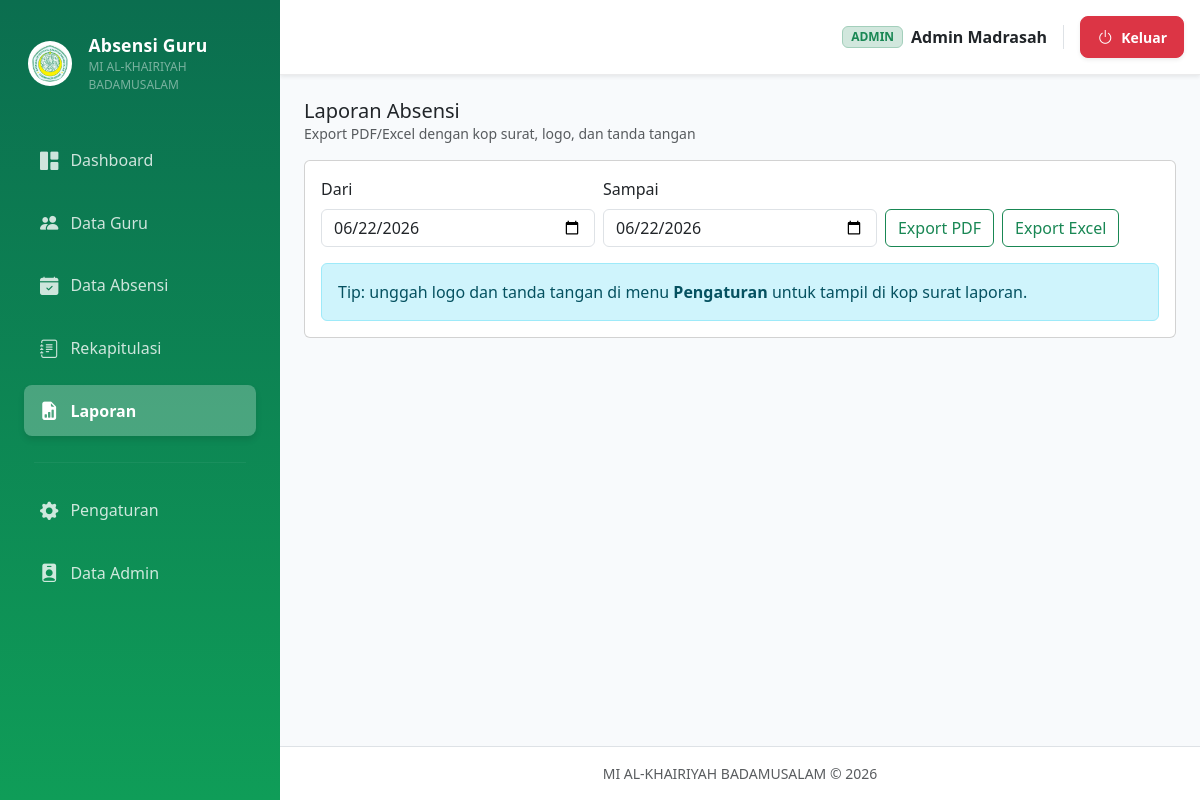
Page /laporan/ (signed in) on the committed database.
### tables this page shows
CREATE TABLE profil_madrasah (
  id INTEGER PRIMARY KEY AUTOINCREMENT,
  nama_madrasah TEXT NOT NULL,
  nsm TEXT,
  npsn TEXT,
  alamat TEXT,
  telepon TEXT,
  email TEXT,
  kepala_madrasah TEXT,
  logo_madrasah TEXT,
  logo_kemenag TEXT,
  ttd_kepala TEXT,
  tahun_ajaran TEXT DEFAULT '2025/2026',
  semester_aktif TEXT DEFAULT 'Genap',
  updated_at TEXT DEFAULT (datetime('now'))
);

CREATE TABLE admins (
  id INTEGER PRIMARY KEY AUTOINCREMENT,
  nama TEXT NOT NULL,
  username TEXT NOT NULL UNIQUE,
  password TEXT NOT NULL,
  created_at TEXT DEFAULT (datetime('now'))
);

### blueprints/laporan/routes.py (the view)
@bp.route("/")
@login_required
@role_required("admin")
def index():
    start, end = _get_range_from_args()
    return render_template("laporan/index.html", start=start, end=end)

### blueprints/laporan/routes.py (called while the page is built)
def _get_range_from_args():
    start = request.args.get("start") or date.today().isoformat()
    end = request.args.get("end") or date.today().isoformat()
    return start, end

### utils/db.py (called while the page is built)
def get_db() -> sqlite3.Connection:
    if "db" not in g:
        conn = sqlite3.connect(current_app.config["DB_PATH"])
        conn.row_factory = sqlite3.Row
        conn.execute("PRAGMA foreign_keys = ON;")
        g.db = conn
    return g.db

def query_one(sql, params=()):
    cur = get_db().execute(sql, params)
    row = cur.fetchone()
    cur.close()
    return row

### utils/user.py (called while the page is built, shortened)
    @staticmethod
    def from_login_id(login_id: str):
        if not login_id or ":" not in login_id:
            return None
        role, raw_id = login_id.split(":", 1)
        try:
            user_id = int(raw_id)
        except Exception:
            return None
        if role == "admin":
            row = query_one(
                "SELECT id, nama, username FROM admins WHERE id = ?",
                (user_id,),
            )
            if not row:
                return None
            return AppUser(
                user_id=row["id"],
                role="admin",
                nama=row["nama"],
                username=row["username"],
            )

### templates/laporan/index.html
{% extends 'partials/base.html' %}
{% set title = 'Laporan' %}
{% block content %}
  <div class="d-flex flex-wrap justify-content-between align-items-center gap-2 mb-3">
    <div>
      <h2 class="h5 mb-0">Laporan Absensi</h2>
      <div class="text-muted small">Export PDF/Excel dengan kop surat, logo, dan tanda tangan</div>
    </div>
  </div>
  <div class="card">
    <div class="card-body">
      <form class="row g-2 align-items-end" method="get">
        <div class="col-sm-4">
          <label class="form-label">Dari</label>
          <input type="date" class="form-control" name="start" value="{{ start }}">
        </div>
        <div class="col-sm-4">
          <label class="form-label">Sampai</label>
          <input type="date" class="form-control" name="end" value="{{ end }}">
        </div>
        <div class="col-sm-4 d-flex gap-2">
          <a class="btn btn-outline-success" href="{{ url_for('laporan.export_pdf', start=start, end=end) }}">Export PDF</a>
          <a class="btn btn-outline-success" href="{{ url_for('laporan.export_excel', start=start, end=end) }}">Export Excel</a>
        </div>
      </form>
      <div class="alert alert-info mt-3 mb-0">
        Tip: unggah logo dan tanda tangan di menu <b>Pengaturan</b> untuk tampil di kop surat laporan.
      </div>
    </div>
  </div>
{% endblock %}

### templates/partials/base.html (shortened to what this page needs)
<!doctype html>
<html lang="id">
<head>
  <link href="https://cdn.jsdelivr.net/npm/bootstrap@5.3.3/dist/css/bootstrap.min.css" rel="stylesheet">
  <link href="https://cdn.datatables.net/1.13.8/css/dataTables.bootstrap5.min.css" rel="stylesheet">
  <link rel="stylesheet" href="https://cdn.jsdelivr.net/npm/bootstrap-icons@1.11.3/font/bootstrap-icons.min.css">
  <link rel="stylesheet" href="{{ url_for('static', filename='css/app.css') }}">
</head>
<body class="bg-surface">
  <div class="app-shell">
    <aside class="sidebar">
      <div class="sidebar-brand mb-3 mt-2 px-3">
        <div class="d-flex align-items-center gap-3">
          <img class="brand-logo bg-white rounded-circle p-1" style="width: 45px; height: 45px; object-fit: contain;" src="{{ url_for('static', filename=profil_madrasah.logo_madrasah) if profil_madrasah and profil_madrasah.logo_madrasah else url_for('static', filename='logo/logo_madrasah.png') }}" alt="Logo Madrasah">
          <div class="brand-text text-white">
            <div class="brand-title fw-bold" style="font-size: 1.1rem;">Absensi Guru</div>
            <div class="brand-sub text-white-50" style="font-size: 0.75rem;">{{ profil_madrasah.nama_madrasah if profil_madrasah else 'MI AL-KHAIRIYAH' }}</div>
          </div>
        </div>
      </div>
      <nav class="sidebar-nav">
        {% if current_user.is_authenticated and current_user.role == 'admin' %}
          <a class="modern-link" href="{{ url_for('admin.dashboard') }}">
            <i class="bi bi-grid-1x2-fill"></i> Dashboard
          </a>
          <a class="modern-link" href="{{ url_for('admin.guru_list') }}">
            <i class="bi bi-people-fill"></i> Data Guru
          </a>
          <a class="modern-link" href="{{ url_for('admin.absensi_list') }}">
            <i class="bi bi-calendar-check-fill"></i> Data Absensi
          </a>
          <a class="modern-link" href="{{ url_for('admin.rekap') }}">
            <i class="bi bi-journal-text"></i> Rekapitulasi
          </a>
          <a class="modern-link" href="{{ url_for('laporan.index') }}">
            <i class="bi bi-file-earmark-bar-graph-fill"></i> Laporan
          </a>
          <hr class="sidebar-sep">
          <a class="modern-link" href="{{ url_for('admin.pengaturan') }}">
            <i class="bi bi-gear-fill"></i> Pengaturan
          </a>
          <a class="modern-link" href="{{ url_for('admin.admin_profile') }}">
            <i class="bi bi-person-badge-fill"></i> Data Admin
          </a>
        {% endif %}
      </nav>
    </aside>
    <main class="main">
      <header class="topbar shadow-sm bg-white p-3 d-flex justify-content-between align-items-center">
        <div class="topbar-right">
          <div class="d-flex align-items-center gap-3">
            <div class="d-flex align-items-center gap-2 border-end pe-3">
              <span class="badge bg-success-subtle text-success border border-success-subtle px-2 py-1">{{ current_user.role|upper }}</span>
              <span class="fw-semibold text-dark d-none d-md-inline">{{ current_user.nama }}</span>
            </div>
            <a href="{{ url_for('auth.logout') }}" class="btn btn-danger btn-sm px-3 py-2 fw-bold shadow-sm d-flex align-items-center gap-2 rounded-3 transition-all hover-scale">
              <i class="bi bi-power fs-6"></i> <span class="d-none d-sm-inline">Keluar</span>
            </a>
          </div>
        </div>
      </header>
      <div class="container-fluid p-3 p-md-4">
        {% block content %}{% endblock %}
      </div>
      <footer class="app-footer text-center py-3 mt-auto border-top">
        <div class="text-muted small">
          {{ profil_madrasah.nama_madrasah if profil_madrasah else '' }} &copy; 2026
        </div>
      </footer>
    </main>
  </div>
</body>
</html>

### static/css/app.css (style rules this page uses)
:root { --kemenag: #0F9D58; --kemenag-dark:#0B6E4F; --kemenag-soft:#D1FAE5; --slate-50:#F8FAFC; --slate-700:#334155; }
body { font-family: system-ui, -apple-system, Segoe UI, Roboto, "Helvetica Neue", Arial, "Noto Sans", "Liberation Sans", sans-serif; }
.bg-surface { background: var(--slate-50); }
.app-shell { display:flex; min-height:100vh; }
.sidebar { width: 280px; background: linear-gradient(180deg, var(--kemenag-dark), var(--kemenag)); color:#fff; position: sticky; top:0; height:100vh; padding: 14px 12px; }
.sidebar-brand { padding: 10px 10px 14px 10px; }
.brand-logo { width:44px; height:44px; object-fit:contain; background:#fff; border-radius:12px; padding:6px; }
.brand-title { font-weight:800; letter-spacing:.2px; }
.brand-sub { font-size:12px; opacity:.9; }
.sidebar-nav { display:flex; flex-direction:column; gap:6px; padding: 0 6px; }
.sidebar-sep { border-color: rgba(255,255,255,.2); margin: 10px 0; }
.main { flex:1; display:flex; flex-direction:column; min-width:0; }
.topbar { background: #fff; border-bottom: 1px solid rgba(2,6,23,.08); padding: 12px 16px; display:flex; align-items:center; justify-content:space-between; }
.app-footer { padding: 14px 16px; border-top: 1px solid rgba(2,6,23,.08); background:#fff; }

### templates/partials/base.html (style rules this page uses)
.sidebar-nav { padding: 10px 12px; }
.modern-link { display: flex; align-items: center; gap: 12px; padding: 12px 16px; color: rgba(255, 255, 255, 0.8) !important; border-radius: 8px; font-weight: 500; transition: all 0.3s ease; text-decoration: none; margin-bottom: 5px; }
.modern-link i { font-size: 1.15rem; }
.modern-link.active { background-color: rgba(255, 255, 255, 0.25); color: #ffffff !important; font-weight: 600; box-shadow: 0 4px 6px rgba(0,0,0,0.1); }
.sidebar-sep { border-color: rgba(255, 255, 255, 0.2); margin: 15px 10px; }

### rows in the picture
profil_madrasah: logo_madrasah (picture), nama_madrasah "MI AL-KHAIRIYAH BADAMUSALAM"
admins: role "ADMIN", nama "Admin Madrasah"
